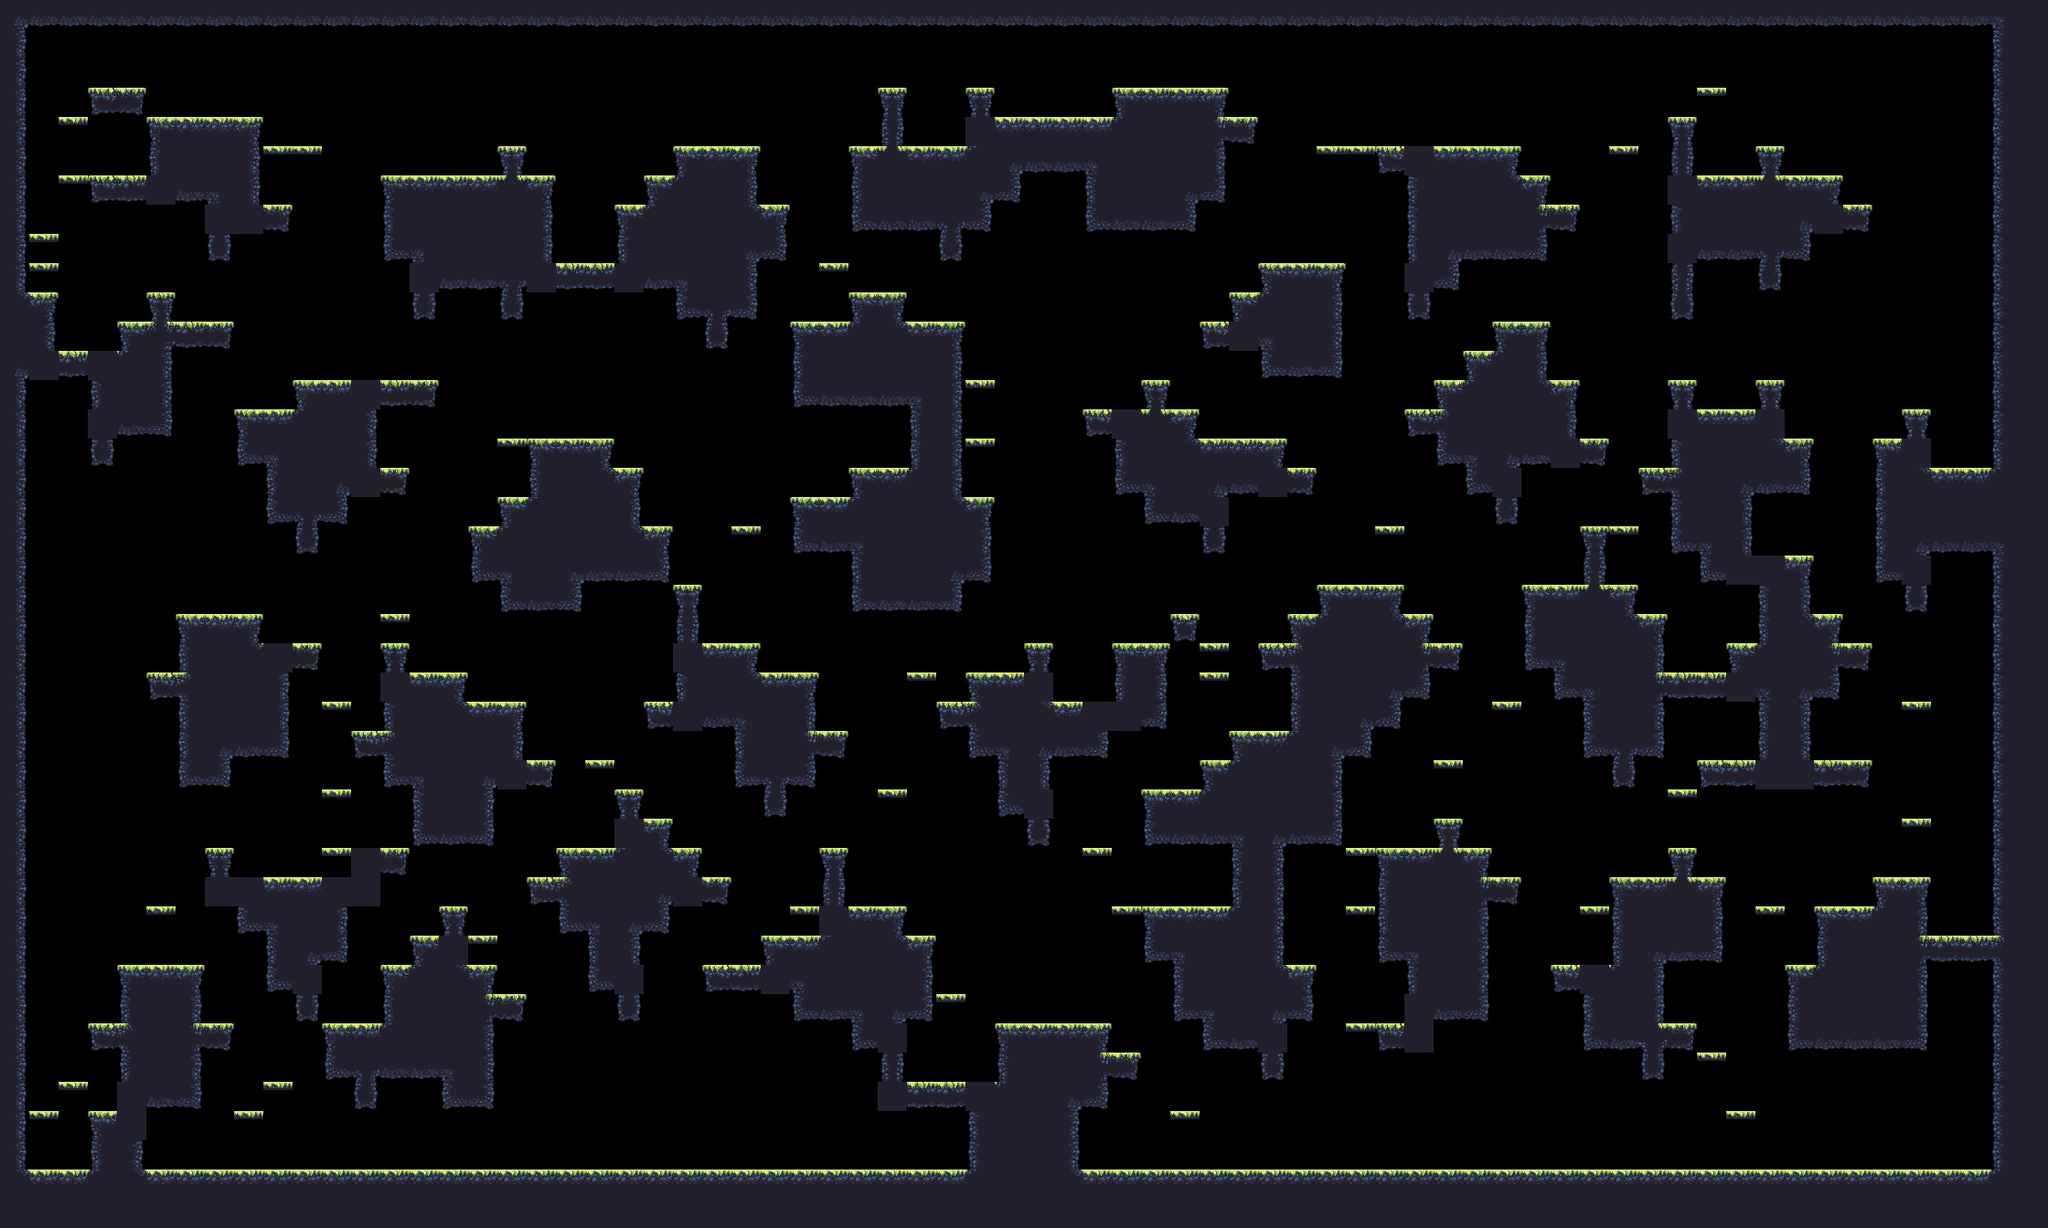

A 2D game scene composited from a Tiled map and its tileset images. What follows is a short description and the map's XML, with each tile layer's data collapsed to a summary:
An orthogonal 70x42 tile map with 32x32 px tiles, 1 tile layer (main) and 17 objects (9x spawn, spawnPlayer0, spawnCrown0, spawnPlayer1, spawnCrown1, ...).

<map compressionlevel="0" height="42" infinite="0" nextlayerid="3" nextobjectid="4" orientation="orthogonal" renderorder="right-down" tiledversion="1.3.2" tileheight="32" tilewidth="32" version="1.2" width="70">
 <tileset firstgid="1" source="forest_summer_tile_set.tsx" />
 <layer height="42" id="1" name="main" width="70">
  <data>[2940 cells, 1232 non-empty, 27 distinct tile ids]</data>
 </layer>
 <objectgroup><object id="1" name="spawnPlayer0" x="64" y="272.0" /><object id="2" name="spawnCrown0" x="224" y="80.0" /><object id="3" name="spawnPlayer1" x="1920" y="112.0" /><object id="4" name="spawnCrown1" x="2016" y="144.0" /><object id="5" name="spawnPlayer2" x="96" y="1072.0" /><object id="6" name="spawnCrown2" x="64" y="1232.0" /><object id="7" name="spawnPlayer3" x="2080" y="1232.0" /><object id="8" name="spawnCrown3" x="2080" y="1232.0" /><object id="9" name="spawn" x="1056" y="1136.0" /><object id="10" name="spawn" x="1280" y="1232.0" /><object id="11" name="spawn" x="1440" y="1232.0" /><object id="12" name="spawn" x="576" y="1040.0" /><object id="13" name="spawn" x="1760" y="912.0" /><object id="14" name="spawn" x="288" y="624.0" /><object id="15" name="spawn" x="640" y="432.0" /><object id="16" name="spawn" x="544" y="112.0" /><object id="17" name="spawn" x="352" y="912.0" /></objectgroup></map>
